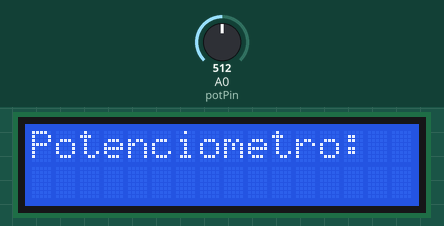
This sketch was run on a simulated Arduino Uno, built with avr-gcc and run on an emulated ATmega328P. Parts: 16×2 character LCD. Inputs (shaded band) come from the test bench; at power-on: A0 (potPin) = 512.

Above: at 1.2 s.
1.3 s: A0 (potPin) set to 716
At 11.9 s:
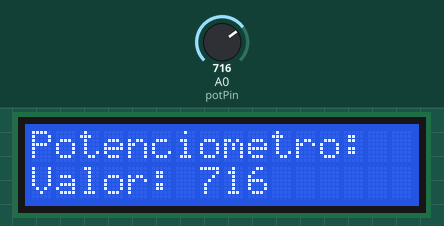
17.0 s: A0 (potPin) set to 900
At 22.5 s:
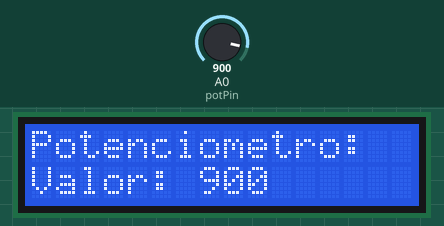
32.7 s: A0 (potPin) set to 1023
At 43.7 s:
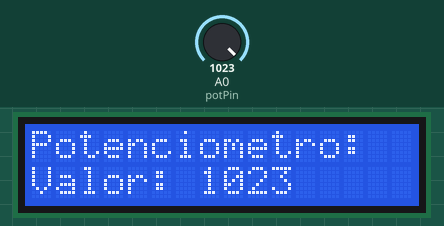
Timing chart, 0 to 45.2 s (numbered marks = the images above; inputs shaded):
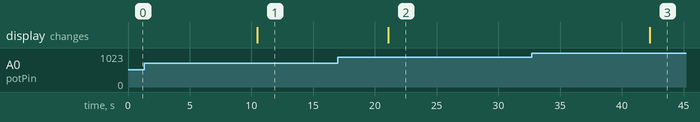

The sketch:

TempSensorAE.ino
```cpp
#include <LiquidCrystal.h>

// Configuração dos pinos do LCD (RS, E, D4, D5, D6, D7)
LiquidCrystal lcd(7, 8, 9, 10, 11, 12);

int potPin = A0;    // Pino do potenciômetro conectado ao pino A0
int contrastPin = 4;

void setup() {
    // Configura o pino de contraste como saída
  pinMode(contrastPin, OUTPUT);

  // Define o valor fixo de contraste (170 de 0 a 255)
  //analogWrite(contrastPin, 0);

  // Inicializa o display LCD com 16 colunas e 2 linhas
  lcd.begin(16, 2);

  // Mensagem inicial no LCD
  lcd.print("Potenciometro:");
}

void loop() {

    // Aqui você pode variar o contraste dinamicamente
  for (int i = 0; i <= 255; i += 5) {
    analogWrite(contrastPin, i); // Ajusta o contraste
    delay(100);
  }
  for (int i = 255; i >= 0; i -= 5) {
    analogWrite(contrastPin, i); // Ajusta o contraste
    delay(100);
  }

  // Lê o valor do potenciômetro (entre 0 e 1023)
  int potValue = analogRead(potPin);

  // Exibe o valor na segunda linha do LCD
  lcd.setCursor(0, 1); // Coluna 0, linha 1
  lcd.print("Valor: ");
  lcd.print(potValue);
  lcd.print("    "); // Apaga dígitos antigos

  delay(200); // Atualiza a leitura a cada 200ms
}
```

Measured:
- after the input at 1.3 s, the display: changes after 9.2 s (image 1)
- after the input at 17.0 s, the display: changes after 4.1 s (image 2)
- after the input at 32.7 s, the display: changes after 9.6 s (image 3)
